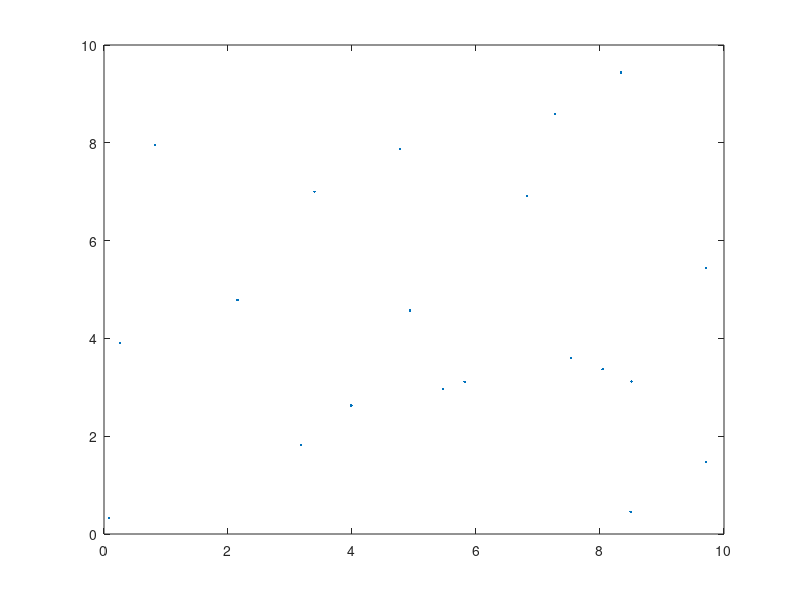

This figure's MATLAB source: (Note: this script raises an error after producing the figure.)
clc;
clear all;
clf;
close all;
N = 20; % number of generators
x = rand(1,N)*10;
y = rand(1,N)*10;

h = 10; % length of y coordinate
w = 10; % length of x coordinate

f2=figure;
plot(x,y,'.')
axis([0 h 0 w]);

for i = 1:N-1
    [x(i),y(i)];
    for j = i+1:N
        [x(j),y(j)];
        % bisector(i,j) is represented as y = slope*x+b
        br=0;
        slope2 = (y(i)-y(j))/(x(i)-x(j)); % slope of the line segment(i,j)
        slope = -1/slope2; % slope of bisector(i,j)
        cpy=(y(i)+y(j))/2; % midpoint y coordinate
        cpx=(x(i)+x(j))/2; % midpoint x coordinate
        b=cpy-cpx*slope; % intercept of the bisector on y coordinate
        d1=(x(i)-x(j))^2+(y(i)-y(j))^2; % distance (i,j)
        
        if b>0 && b<h % start point of bisector is (0,b) if intercept is larger than 0 and smaller than height
          x0=0;
          y0=b;
        
        else  
          if slope>0 % start point of bisector is (-b/slope,0) if slope is positive and intercept is out of screen
            x0=-b/slope;y0=0;
          
          else % start point of bisector is (-b/slope,0) if slope is negative and intercept is out of screen
            x0=(h-b)/slope;
            y0=h;
          
          end
        end
        [x0,y0];
        
        yy=slope*w+b; % value of y at the x=w
        if yy>0 && yy<h %in this condition end point of the bisector is at (w,yy)
          xa1=w;
          ya1=yy;
        
        else
          if slope>0
            xa1=(h-b)/slope;
            ya1=h;
          
          else
            xa1=-b/slope;
            ya1=0;
          end
        end
        [xa1,ya1];
        
        l=1; %store the start point of bisector(i,j)
        kx = double.empty(0,100);
        ky = double.empty(0,100);
        kx(l)=x0;
        ky(l)=y0;
        diffx1 = x(j)-x(i);
        diffy1 = y(j)-y(i);
        
        for k=1:N
            if k~=i && k~=j
                slope4=(y(i)-y(k))/(x(i)-x(k));
                slope3=-1/slope4;
                cpy2=(y(i)+y(k))/2;
                cpx2=(x(i)+x(k))/2;
                b2=cpy2-cpx2*slope3;
                d2=(x(i)-x(k))^2+(y(i)-y(k))^2;

                y20=slope3*x0+b2;
                y21=slope3*xa1+b2;
                diff0=y0-y20;
                diff1=ya1-y21;
                diffx2=x(k)-x(i);
                diffy2=y(k)-y(i);
            
                if diffx1*diffx2>0 && diffy1*diffy2>0
                    flag=1;
                else
                    flag=0;
                end
                if diff0*diff1>0 && d1>d2 && flag==1
                    br=1;
                    break;
                end
                if diff0*diff1<0 || d1<d2 || flag~=0
                    if diff0*diff1<0 || d1>d2
                        l=l+1;
                        kx(l)=(b2-b)/(slope-slope3);
                        ky(l)=slope*kx(l)+b;
                    end
                end
            end
        end
        kx(l)
        ky(l)
        if br==0
            l=l+1; % the intersection is at end point
            kx(l)=xa1;
            ky(l)=ya1;

            % now there are l intersections on the bisector(i,j)
            [skx,sortIndex]= sort(kx);
            sky = ky(sortIndex);
            [skx,sky];
            for k=1:l-1 %intervals between two intersections
                k2 = k+1;
                xx=(skx(k)+skx(k2))/2; %mid point
                yy2=slope*xx+b;
                ds=(xx-x(i))^2+(yy2-y(i))^2;
                br2=0;
                for u=1:N
                    if u~=i && u~=j
                        us=(xx-x(u))^2+(yy2-y(u))^2;
                        if us<ds
                            br2=1;
                            break;
                        end
                    end
                end
                if br2==0
                    xz=skx(k);
                    xz2=skx(k2);
                    yz=sky(k);
                    yz2=sky(k2);
                    [xz,xz2;yz,yz2];
                    hold on
                    line([xz xz2],[yz yz2])
                    break;
                end
            end
        end
    end
end


            
